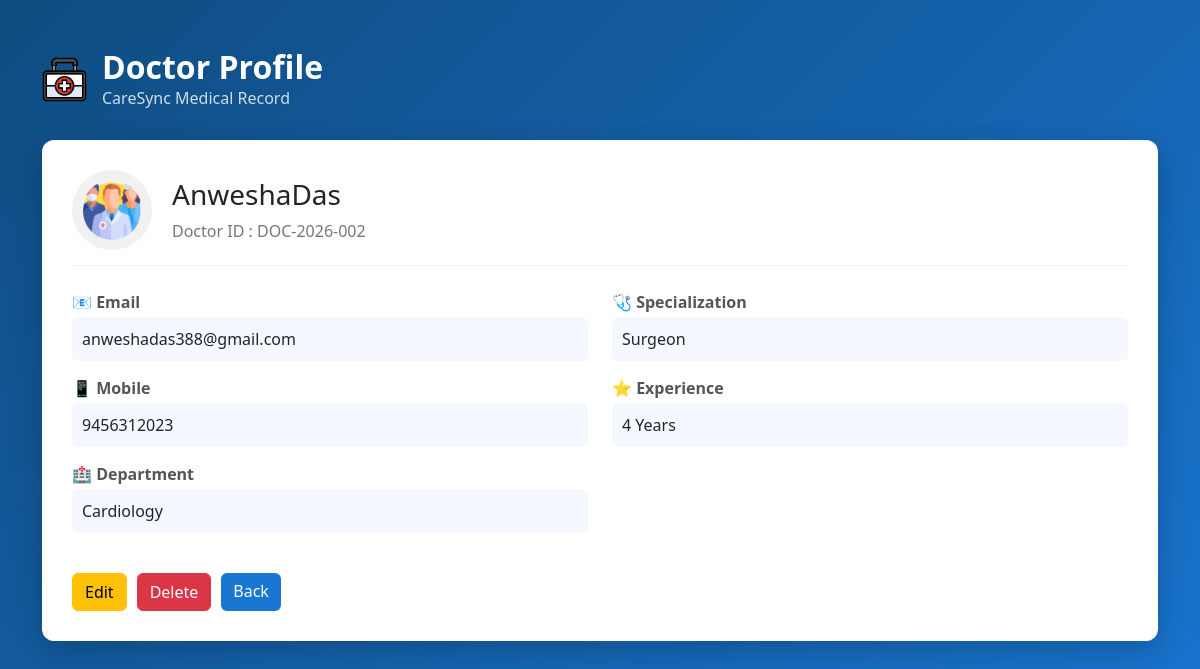
Screenshot of /Admin/view_doctor.php?id=DOC-2026-002 with the database file from the repository.
### tables this page shows
CREATE TABLE `doctors` (
  `id` int(11) NOT NULL,
  `doctor_code` varchar(20) DEFAULT NULL,
  `full_name` varchar(100) NOT NULL,
  `department` varchar(50) NOT NULL,
  `specialization` varchar(100) DEFAULT NULL,
  `experience` int(11) DEFAULT 0,
  `contact` varchar(15) DEFAULT NULL,
  `email` varchar(100) NOT NULL,
  `password` varchar(255) NOT NULL,
  `created_at` timestamp NOT NULL DEFAULT current_timestamp()
);

### Admin/view_doctor.php (the view, shortened to what this page needs)
<!DOCTYPE html>
<html lang="en">
<head>
    <link rel="stylesheet" href="../Bootstrap/bootstrap.min.css">
    <link rel="stylesheet" href="../styles/view_doctor.css">
</head>
<body>
    <div class="container py-5">
        <div class="header-section">
            <img src="../icons/doctor.png" width="45">
            <div>
                <h2>Doctor Profile</h2>
                <p>CareSync Medical Record</p>
            </div>
        </div>
        <?php
        require_once '../dbconnect.php';
          $id = $_GET['id'];
        $qry = "SELECT * FROM doctors WHERE doctor_code = ?";
        $stmt = $conn->prepare($qry);
        $stmt->bind_param("i", $id);
        $stmt->execute();
        $result = $stmt->get_result();
        if ($result->num_rows > 0) {
            $data = $result->fetch_assoc();
            ?>
            <div class="doctor-card">
                <div class="doctor-top">
                    <div class="avatar">
                        <img src="../icons/medical-team.png">
                    </div>
                    <div class="doctor-name">
                        <h3>
                            <?php echo $data['full_name']; ?>
                        </h3>
                        <p>Doctor ID :
                            <?php echo $id; ?>
                        </p>
                    </div>
                </div>
                <div class="row mt-4">
                    <div class="col-md-6">
                        <div class="info">
                            <span>📧 Email</span>
                            <p>
                                <?php echo $data['email']; ?>
                            </p>
                        </div>
                        <div class="info">
                            <span>📱 Mobile</span>
                            <p>
                                <?php echo $data['contact']; ?>
                            </p>
                        </div>
                        <div class="info">
                            <span>🏥 Department</span>
                            <p>
                                <?php echo $data['department']; ?>
                            </p>
                        </div>
                    </div>
                    <div class="col-md-6">
                        <div class="info">
                            <span>🩺 Specialization</span>
                            <p>
                                <?php echo $data['specialization']; ?>
                            </p>
                        </div>
                        <div class="info">
                            <span>⭐ Experience</span>
                            <p>
                                <?php echo $data['experience']; ?> Years
                            </p>
                        </div>
                </div>
                </div>
                <div class="btn-area">
                    <a href="edit_doctor.php?id=<?php echo $id ?>" class="btn btn-warning">Edit</a>
                    <a href="delete_doctor.php?id=<?php echo $id ?>" class="btn btn-danger"
                        onclick="return confirm('Are you sure you want to delete this doctor?')">
                        Delete
                 </a>
                    <a href="manage_doctor.php" class="btn btn-primary">Back</a>
                </div>
           </div>
            <?php
        } else {
            echo "<h3 class='text-white text-center'>Invalid Doctor ID</h3>";
        }
        ?>
    </div>
</body>
</html>

### styles/view_doctor.css (style rules this page uses)
body { background:linear-gradient(135deg,#0f4c81,#1976d2); font-family:Segoe UI; min-height:100vh; }
.header-section { display:flex; align-items:center; gap:15px; color:white; margin-bottom:30px; }
.header-section h2 { margin:0; font-weight:600; }
.header-section p { margin:0; opacity:.8; }
.doctor-card { background:white; padding:30px; border-radius:12px; box-shadow:0 10px 30px rgba(0,0,0,0.2); }
.doctor-top { display:flex; align-items:center; gap:20px; border-bottom:1px solid #eee; padding-bottom:15px; }
.avatar img { width:80px; height:80px; border-radius:50%; background:#f1f1f1; padding:10px; }
.doctor-name p { margin:0; color:#777; }
.info { margin-bottom:15px; }
.info span { font-weight:600; color:#555; display:block; margin-bottom:3px; }
.info p { background:#f5f9ff; padding:10px; border-radius:6px; margin:0; }
.btn-area { margin-top:25px; display:flex; gap:10px; }
.btn-primary { background:#1976d2; border:none; }

### rows the page displays
doctors: full_name "AnweshaDas", email "anweshadas388@gmail.com", contact "9456312023", department "Cardiology", specialization "Surgeon", experience "4"

### other values shown
$id "DOC-2026-002"
